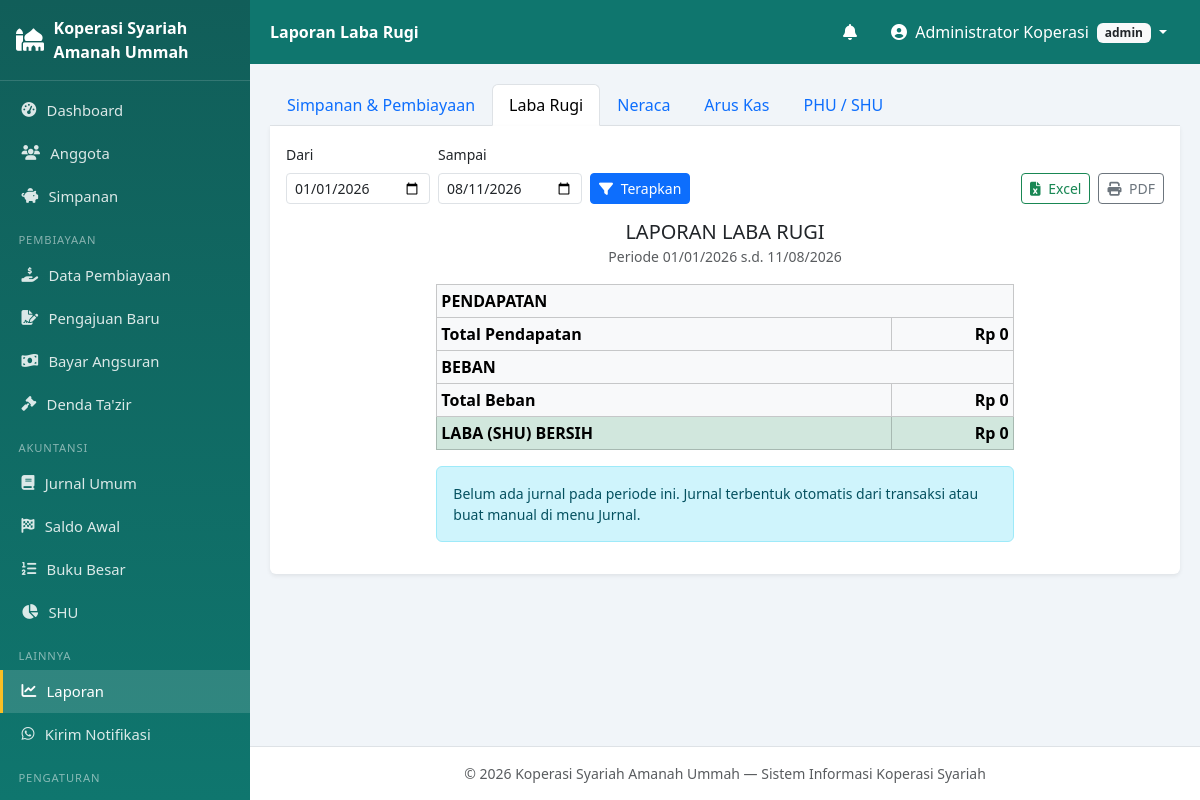
The app's page /index.php?mod=laporan&act=laba_rugi (signed in) with its own data.
### tables this page shows
CREATE TABLE profil_koperasi (
    id            INT PRIMARY KEY DEFAULT 1,
    nama_koperasi VARCHAR(150) NOT NULL,
    alamat        TEXT,
    no_telp       VARCHAR(30),
    email         VARCHAR(100),
    nama_ketua    VARCHAR(100),
    slogan        VARCHAR(150)
);

CREATE TABLE pengaturan (
    id         INT AUTO_INCREMENT PRIMARY KEY,
    kunci      VARCHAR(50) NOT NULL UNIQUE,
    nilai      TEXT,
    keterangan VARCHAR(255) DEFAULT NULL
);

### config/database.php (called while the page is built, shortened)
<?php
class Database
{
    private static $instance = null;
    private function __construct()
    {
        try {
            $this->pdo = new PDO(
                'mysql:host=' . DB_HOST . ';dbname=' . DB_NAME . ';charset=utf8mb4',
                DB_USER, DB_PASS,
                [
                    PDO::ATTR_ERRMODE            => PDO::ERRMODE_EXCEPTION,
                    PDO::ATTR_DEFAULT_FETCH_MODE => PDO::FETCH_ASSOC,
                    PDO::ATTR_EMULATE_PREPARES   => false,
                ]
            );
        } catch (PDOException $e) {
            die('Koneksi database gagal: ' . $e->getMessage());
        }
    }
    public static function getInstance(): PDO
    {
        if (self::$instance === null) self::$instance = new self();
        return self::$instance->pdo;
    }
}

### models/PengaturanModel.php (called while the page is built, shortened)
<?php
require_once __DIR__ . '/../config/database.php';
class PengaturanModel
{
    private $db;
    public function __construct()
    {
        $this->db = Database::getInstance();
    }
    public function get(string $kunci, $default = null)
    {
        $st = $this->db->prepare('SELECT nilai FROM pengaturan WHERE kunci=?');
        $st->execute([$kunci]);
        $r = $st->fetch();
        return $r ? $r['nilai'] : $default;
    }
    public function profil()
    {
        return $this->db->query('SELECT * FROM profil_koperasi WHERE id=1')->fetch()
            ?: ['id' => 1, 'nama_koperasi' => 'Koperasi Syariah'];
    }
}

### models/JurnalModel.php (called while the page is built, shortened)
<?php
require_once __DIR__ . '/../config/database.php';
class JurnalModel
{
    private $db;
    public function __construct()
    {
        $this->db = Database::getInstance();
    }
    public function mutasiPerAkun(string $dari, string $sampai): array
    {
        $sql = "SELECT a.id_akun, a.kode_akun, a.nama_akun, a.tipe, a.saldo_normal,
                  COALESCE(SUM(CASE WHEN jd.posisi='debit'  THEN jd.jumlah END),0) AS debit,
                  COALESCE(SUM(CASE WHEN jd.posisi='kredit' THEN jd.jumlah END),0) AS kredit
                FROM akun a
                LEFT JOIN jurnal_detail jd ON jd.id_akun = a.id_akun
                LEFT JOIN jurnal j ON j.id_jurnal = jd.id_jurnal AND j.tanggal BETWEEN ? AND ?
                GROUP BY a.id_akun ORDER BY a.kode_akun";
        $st = $this->db->prepare($sql);
        $st->execute([$dari, $sampai]);
        $out = [];
        foreach ($st->fetchAll() as $r) {
            $r['saldo'] = $r['saldo_normal'] === 'debit' ? $r['debit'] - $r['kredit'] : $r['kredit'] - $r['debit'];
            $out[] = $r;
        }
        return $out;
    }
    public function labaRugi(string $dari, string $sampai): array
    {
        $rows = $this->mutasiPerAkun($dari, $sampai);
        $pendapatan = $beban = [];
        $tp = $tb = 0;
        return [
            'pendapatan' => $pendapatan, 'beban' => $beban,
            'total_pendapatan' => $tp, 'total_beban' => $tb, 'laba' => $tp - $tb,
        ];
    }
}

### models/NotifikasiModel.php (called while the page is built, shortened)
<?php
require_once __DIR__ . '/../config/database.php';
require_once __DIR__ . '/PengaturanModel.php';
class NotifikasiModel
{
    private $db;
    public function __construct()
    {
        $this->db = Database::getInstance();
    }
    public function hari(): int
    {
        return (int)(new PengaturanModel())->get('notif_hari', 7);
    }
    public function akanJatuhTempo(): array
    {
        $st = $this->db->prepare(
            "SELECT a.*, p.no_pembiayaan, ag.nama, ag.no_hp, ag.email
             FROM angsuran a
             JOIN pembiayaan p ON a.id_pembiayaan = p.id_pembiayaan
             JOIN anggota ag   ON p.id_anggota    = ag.id_anggota
             WHERE p.status='berjalan' AND a.status='belum'
               AND a.tanggal_jatuh_tempo BETWEEN CURDATE() AND DATE_ADD(CURDATE(), INTERVAL ? DAY)
             ORDER BY a.tanggal_jatuh_tempo"
        );
        $st->execute([$this->hari()]);
        return $st->fetchAll();
    }
}

### views/laporan/laba_rugi.php (the view, shortened to what this page needs)
<?php
require_once __DIR__ . '/../../models/JurnalModel.php';
$dari   = $_GET['dari'] ?? date('Y-01-01');
$sampai = $_GET['sampai'] ?? date('Y-m-d');
$lr = (new JurnalModel())->labaRugi($dari, $sampai);
$pageTitle = 'Laporan Laba Rugi';
$active    = 'laporan';
include __DIR__ . '/../layout/header.php';
?>
<ul class="nav nav-tabs no-print">
  <li class="nav-item"><a class="nav-link" href="index.php?mod=laporan">Simpanan & Pembiayaan</a></li>
  <li class="nav-item"><a class="nav-link active" href="index.php?mod=laporan&act=laba_rugi">Laba Rugi</a></li>
  <li class="nav-item"><a class="nav-link" href="index.php?mod=laporan&act=neraca">Neraca</a></li>
  <li class="nav-item"><a class="nav-link" href="index.php?mod=laporan&act=arus_kas">Arus Kas</a></li>
  <li class="nav-item"><a class="nav-link" href="index.php?mod=laporan&act=phu">PHU / SHU</a></li>
</ul>
<div class="card border-0 shadow-sm rounded-top-0">
  <div class="card-body">
    <form method="get" class="row g-2 align-items-end no-print mb-3">
      <div class="col-auto"><label class="form-label small">Dari</label>
        <input type="date" name="dari" class="form-control form-control-sm" value="<?= e($dari) ?>"></div>
      <div class="col-auto"><label class="form-label small">Sampai</label>
        <input type="date" name="sampai" class="form-control form-control-sm" value="<?= e($sampai) ?>"></div>
      <div class="col-auto"><button class="btn btn-sm btn-primary"><i class="fas fa-filter me-1"></i> Terapkan</button></div>
      <div class="col-auto ms-auto d-flex gap-2">
        <a class="btn btn-sm btn-outline-success"
           href="controllers/proses_export.php?jenis=laba_rugi&dari=<?= e($dari) ?>&sampai=<?= e($sampai) ?>">
          <i class="fas fa-file-excel me-1"></i> Excel</a>
        <button type="button" class="btn btn-sm btn-outline-secondary" onclick="window.print()">
          <i class="fas fa-print me-1"></i> PDF</button>
      </div>
    </form>
    <div class="text-center mb-3">
      <h5 class="mb-0">LAPORAN LABA RUGI</h5>
      <small class="text-muted">Periode <?= e(date('d/m/Y', strtotime($dari))) ?> s.d. <?= e(date('d/m/Y', strtotime($sampai))) ?></small>
    </div>
    <div class="row justify-content-center">
      <div class="col-lg-8">
        <table class="table table-sm table-bordered">
          <thead class="table-light"><tr><th colspan="2"><b>PENDAPATAN</b></th></tr></thead>
          <tr class="table-light fw-bold"><td>Total Pendapatan</td><td class="text-end"><?= rupiah($lr['total_pendapatan']) ?></td></tr>
          <thead class="table-light"><tr><th colspan="2"><b>BEBAN</b></th></tr></thead>
          <tr class="table-light fw-bold"><td>Total Beban</td><td class="text-end"><?= rupiah($lr['total_beban']) ?></td></tr>
          <tr class="<?= $lr['laba']>=0?'table-success':'table-danger' ?> fw-bold fs-6">
            <td>LABA (SHU) BERSIH</td><td class="text-end"><?= rupiah($lr['laba']) ?></td>
          </tr>
        </table>
        <?php if (!$lr['pendapatan'] && !$lr['beban']): ?>
        <div class="alert alert-info small">Belum ada jurnal pada periode ini. Jurnal terbentuk otomatis dari transaksi atau buat manual di menu Jurnal.</div>
        <?php endif; ?>
      </div>
    </div>
  </div>
</div>
<?php include __DIR__ . '/../layout/footer.php'; ?>

### views/layout/header.php (shortened to what this page needs)
<?php
require_once __DIR__ . '/../../config/database.php';
require_once __DIR__ . '/../../models/PengaturanModel.php';
require_once __DIR__ . '/../../models/NotifikasiModel.php';
$user      = $_SESSION['user'];
$pageTitle = $pageTitle ?? 'Dashboard';
$active    = $active ?? 'dashboard';
$pmModel = new PengaturanModel();
$profil  = $pmModel->profil();
$logo    = trim((string)$pmModel->get('logo', ''));
$logoAda = $logo !== '' && file_exists(__DIR__ . '/../../assets/img/' . $logo);
if (!function_exists('rupiah')) {
    function rupiah($n) { return 'Rp ' . number_format((float)($n ?: 0), 0, ',', '.'); }
}
if (!function_exists('e')) {
    function e($s) { return htmlspecialchars((string)($s ?? ''), ENT_QUOTES, 'UTF-8'); }
}
$ntf          = new NotifikasiModel();
$ntfAkan      = $ntf->akanJatuhTempo();
?>
<!DOCTYPE html>
<html lang="id">
<head>
<link href="https://cdn.jsdelivr.net/npm/bootstrap@5.3.3/dist/css/bootstrap.min.css" rel="stylesheet">
<link href="https://cdnjs.cloudflare.com/ajax/libs/font-awesome/6.5.2/css/all.min.css" rel="stylesheet">
<link rel="stylesheet" href="assets/css/style.css">
</head>
<body>
<div class="wrapper">
  <aside class="sidebar" id="sidebar">
    <div class="brand">
      <?php if ($logoAda): ?>
        <img src="assets/img/<?= e($logo) ?>" alt="Logo">
      <?php else: ?>
        <i class="fas fa-mosque"></i>
      <?php endif; ?>
      <span><?= e($profil['nama_koperasi'] ?? 'KSU Syariah') ?></span>
    </div>
    <nav>
      <a href="index.php?mod=dashboard" class="<?= $active==='dashboard'?'on':'' ?>">
        <i class="fas fa-tachometer-alt"></i> Dashboard</a>
      <a href="index.php?mod=anggota&act=list" class="<?= $active==='anggota'?'on':'' ?>">
        <i class="fas fa-users"></i> Anggota</a>
      <a href="index.php?mod=simpanan&act=list" class="<?= $active==='simpanan'?'on':'' ?>">
        <i class="fas fa-piggy-bank"></i> Simpanan</a>
      <div class="menu-label">Pembiayaan</div>
      <a href="index.php?mod=pembiayaan&act=list" class="<?= $active==='pembiayaan'?'on':'' ?>">
        <i class="fas fa-hand-holding-usd"></i> Data Pembiayaan</a>
      <a href="index.php?mod=pembiayaan&act=pengajuan" class="<?= $active==='pembiayaan-pengajuan'?'on':'' ?>">
        <i class="fas fa-file-signature"></i> Pengajuan Baru</a>
      <a href="index.php?mod=pembiayaan&act=angsuran" class="<?= $active==='pembiayaan-angsuran'?'on':'' ?>">
        <i class="fas fa-money-bill-wave"></i> Bayar Angsuran</a>
      <a href="index.php?mod=denda&act=list" class="<?= $active==='denda'?'on':'' ?>">
        <i class="fas fa-gavel"></i> Denda Ta'zir</a>
      <div class="menu-label">Akuntansi</div>
      <a href="index.php?mod=jurnal&act=list" class="<?= $active==='jurnal'?'on':'' ?>">
        <i class="fas fa-book"></i> Jurnal Umum</a>
      <a href="index.php?mod=jurnal&act=saldo_awal" class="<?= $active==='jurnal-saldo-awal'?'on':'' ?>">
        <i class="fas fa-flag-checkered"></i> Saldo Awal</a>
      <a href="index.php?mod=jurnal&act=buku_besar" class="<?= $active==='jurnal-buku-besar'?'on':'' ?>">
        <i class="fas fa-list-ol"></i> Buku Besar</a>
      <a href="index.php?mod=shu&act=list" class="<?= $active==='shu'?'on':'' ?>">
        <i class="fas fa-chart-pie"></i> SHU</a>
      <div class="menu-label">Lainnya</div>
      <a href="index.php?mod=laporan" class="<?= $active==='laporan'?'on':'' ?>">
        <i class="fas fa-chart-line"></i> Laporan</a>
      <a href="index.php?mod=notifikasi&act=kirim" class="<?= $active==='notifikasi-kirim'?'on':'' ?>">
        <i class="fab fa-whatsapp"></i> Kirim Notifikasi</a>
      <?php if ($user['level'] === 'admin'): ?>
      <div class="menu-label">Pengaturan</div>
      <a href="index.php?mod=pengaturan&act=profil" class="<?= $active==='pengaturan-profil'?'on':'' ?>">
        <i class="fas fa-building"></i> Profil Koperasi</a>
      <?php endif; ?>
    </nav>
  </aside>
  <div class="main">
    <nav class="topbar">
      <div class="topbar-title"><?= e($pageTitle) ?></div>
      <div class="dropdown ms-auto me-2">
        <button class="btn btn-link text-white position-relative" data-bs-toggle="dropdown">
          <i class="fas fa-bell"></i>
        </button>
      </div>
      <div class="dropdown">
        <button class="btn btn-link text-white dropdown-toggle text-decoration-none" data-bs-toggle="dropdown">
          <i class="fas fa-user-circle me-1"></i> <?= e($user['nama_lengkap']) ?>
          <span class="badge bg-light text-dark ms-1"><?= e($user['level']) ?></span>
        </button>
      </div>
    </nav>
    <main class="content">

### views/layout/footer.php (shortened to what this page needs)
    </main>
    <footer class="text-center small text-muted py-3 border-top bg-white">
      &copy; <?= date('Y') ?> <?= e($profil['nama_koperasi'] ?? 'Koperasi Syariah') ?>
      — Sistem Informasi Koperasi Syariah
    </footer>
  </div>
</div>
</body>
</html>

### assets/css/style.css (style rules this page uses)
:root { --primary: #0f766e; --primary-2: #115e59; --sidebar-w: 250px; }
body { background: #f1f5f9; font-family: system-ui, -apple-system, "Segoe UI", Roboto, sans-serif; }
.wrapper { display: flex; min-height: 100vh; }
.main { flex: 1; margin-left: var(--sidebar-w); display: flex; flex-direction: column; min-width: 0; }
.content { padding: 1.25rem; flex: 1; }
.sidebar { width: var(--sidebar-w); background: linear-gradient(180deg, var(--primary-2), var(--primary)); color: #fff; position: fixed; top: 0; bottom: 0; left: 0; overflow-y: auto; z-index: 1040; }
.sidebar .brand { display: flex; align-items: center; gap: .6rem; padding: 1rem; font-weight: 700; border-bottom: 1px solid rgba(255,255,255,.15); min-height: 64px; }
.sidebar .brand i { font-size: 1.4rem; }
.sidebar nav { padding: .5rem 0 2rem; }
.sidebar nav a { display: flex; align-items: center; gap: .65rem; padding: .65rem 1.15rem; color: rgba(255,255,255,.85); text-decoration: none; font-size: .925rem; border-left: 3px solid transparent; }
.sidebar nav a.on { background: rgba(255,255,255,.14); border-left-color: #fbbf24; color: #fff; }
.sidebar .menu-label { padding: .9rem 1.15rem .3rem; font-size: .7rem; text-transform: uppercase; letter-spacing: .08em; color: rgba(255,255,255,.5); }
.topbar { background: var(--primary); min-height: 64px; display: flex; align-items: center; padding: 0 1.25rem; position: sticky; top: 0; z-index: 1030; }
.topbar-title { color: #fff; font-weight: 600; }
.topbar .btn-link { text-decoration: none; }
.rounded-top-0 { border-top-left-radius: 0 !important; border-top-right-radius: 0 !important; }
.table thead th { white-space: nowrap; }

### records on screen
profil_koperasi: nama_koperasi "Koperasi Syariah Amanah Ummah"
pengaturan: nilai "Rp 0"

### other values on screen
$pageTitle "Laporan Laba Rugi"
$user['nama_lengkap'] "Administrator Koperasi"
$user['level'] "admin"
date('d/m/Y', strtotime($dari)) "01/01/2026"
date('d/m/Y', strtotime($sampai)) "11/08/2026"
